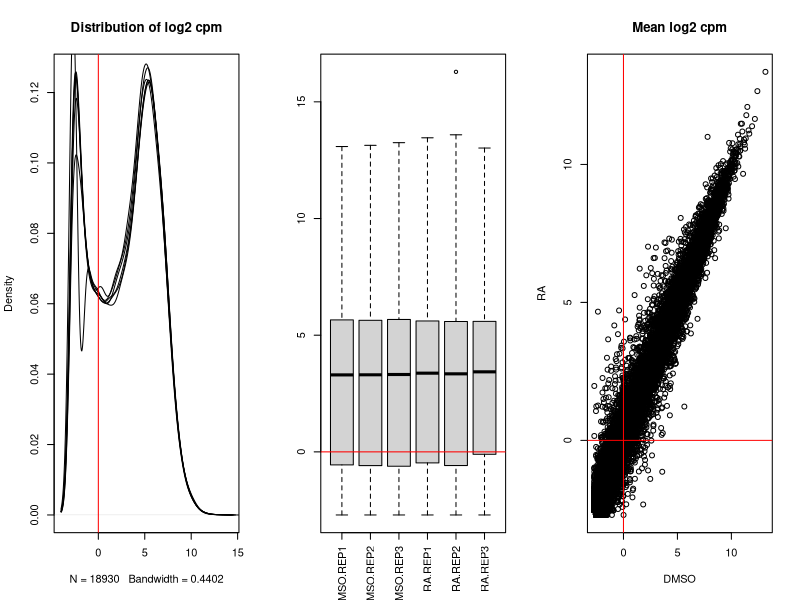
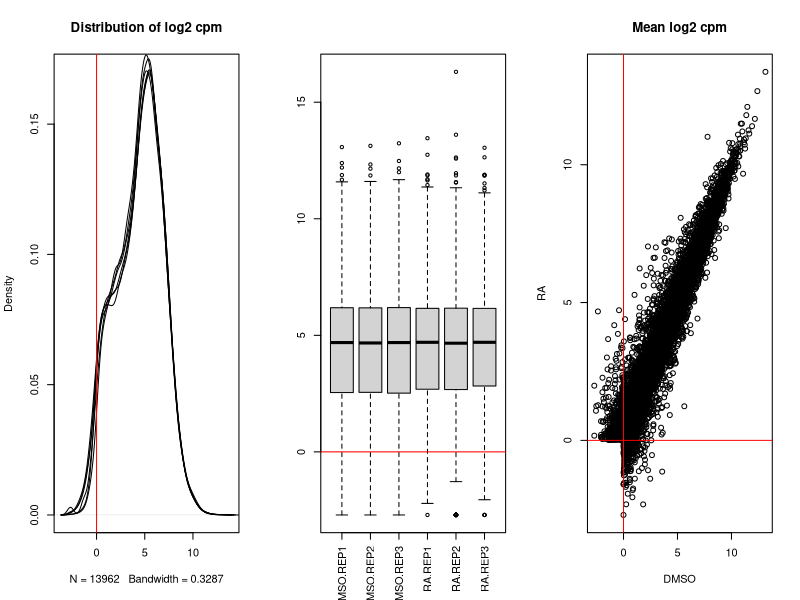
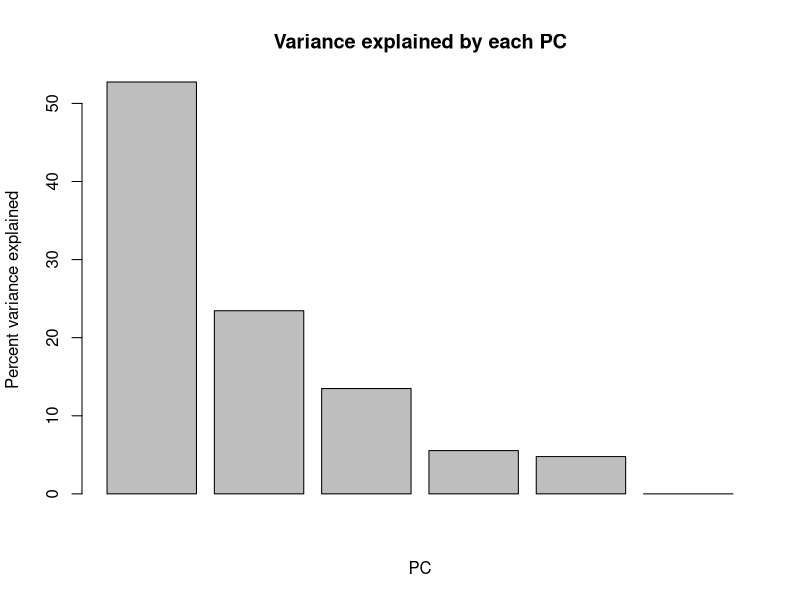
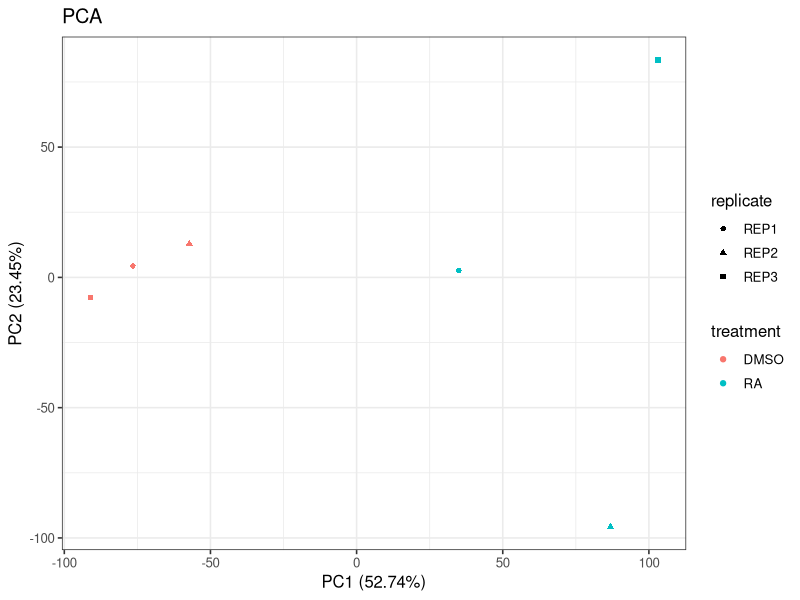

These charts were generated, in order, by the following R code:
## ---- chunk 1
library("knitr")
opts_chunk$set(fig.align = "center", fig.width = 10)
## ---- chunk 2
library("edgeR")
library("ggplot2")
theme_set(theme_bw(base_size = 12))
## ---- chunk 3
counts <- read.table("../../data/mouse/counts-matrix.txt", header = TRUE)
dim(counts)
colnames(counts) <- sub("mESc.2i.RNA.", "", colnames(counts))
head(counts)
## ---- chunk 4
anno <- strsplit(colnames(counts), split = "\\.")
anno <- data.frame(treatment = sapply(anno, function(x) x[1]),
                   replicate = sapply(anno, function(x) x[2]))
anno
## ---- chunk 5
zeros <- rowSums(counts) == 0
counts <- counts[!zeros, ]
## ---- chunk 6
normalized_lib_sizes <- calcNormFactors(counts)
log_cpm <- cpm(counts, log = TRUE,
               lib.size = colSums(counts) * normalized_lib_sizes)
## ---- chunk 7
op <- par(mfcol = c(1, 3))
plot(density(log_cpm[, 1]), main = "Distribution of log2 cpm")
apply(log_cpm[, -1], 2, function(x) lines(density(x)))
abline(v = 0, col = "red")
boxplot(log_cpm, las = 3)
abline(h = 0, col = "red")
plot(rowMeans(log_cpm[, anno$treatment == "DMSO"]),
     rowMeans(log_cpm[, anno$treatment == "RA"]),
     main = "Mean log2 cpm", xlab = "DMSO", ylab = "RA")
abline(v = 0, h = 0, col = "red")
par(op)
## ---- chunk 8
lowly_expressed <- apply(log_cpm, 1, function(x) {
  mean(x[anno$treatment == "DMSO"]) < 0 & mean(x[anno$treatment == "RA"]) < 0
})
counts <- counts[!lowly_expressed, ]
## ---- chunk 9
normalized_lib_sizes <- calcNormFactors(counts)
log_cpm <- cpm(counts, log = TRUE,
                lib.size = colSums(counts) * normalized_lib_sizes)
## ---- chunk 10
op <- par(mfcol = c(1, 3))
plot(density(log_cpm[, 1]), main = "Distribution of log2 cpm")
apply(log_cpm[, -1], 2, function(x) lines(density(x)))
abline(v = 0, col = "red")
boxplot(log_cpm, las = 3)
abline(h = 0, col = "red")
plot(rowMeans(log_cpm[, anno$treatment == "DMSO"]),
     rowMeans(log_cpm[, anno$treatment == "RA"]),
     main = "Mean log2 cpm", xlab = "DMSO", ylab = "RA")
abline(v = 0, h = 0, col = "red")
par(op)
## ---- chunk 11
pca <- prcomp(t(log_cpm), retx = TRUE, center = TRUE, scale. = TRUE)
variances <- pca$sdev^2
explained <- variances / sum(variances)
barplot(explained * 100, main = "Variance explained by each PC", xlab = "PC",
     ylab = "Percent variance explained")
pca_df <- cbind(anno, pca$x)
## ---- chunk 12
ggplot(pca_df, aes(x = PC1, y = PC2, color = treatment, shape = replicate)) +
  geom_point() +
  labs(x = sprintf("PC%d (%.2f%%)", 1, round(explained[1] * 100, 2)),
       y = sprintf("PC%d (%.2f%%)", 2, round(explained[2] * 100, 2)),
       title = "PCA")
